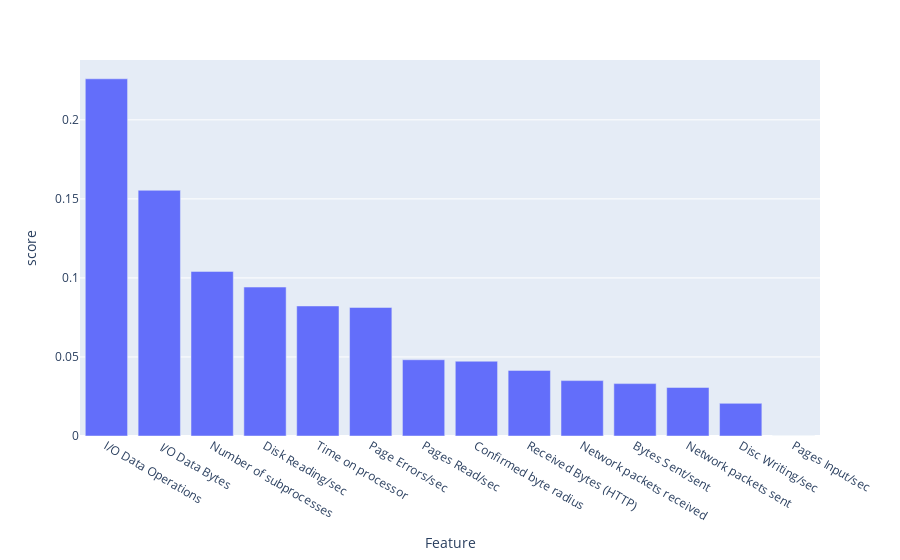

The notebook cell this image was saved under:
### Code cell
## Feature Importance of the Random Forest Model
rf_importance = rf.feature_importances_
rf_importance = pd.DataFrame(rf_importance, columns = ["score"]).reset_index()
rf_importance["Feature"] = list(X.columns)
rf_importance.drop(columns = ["index"], inplace = True)
rf_importance.sort_values(by = "score", ascending = False, ignore_index = True, inplace = True)



## Visualizing the feature importances
fig = px.bar(rf_importance, x = "Feature", y = "score")
fig.show()
rfsmote_pred = rf

### Figure 1 — Plotly figure (JSON) as saved in the notebook; plotly's stock layout.template omitted (floating-point values rounded to 4 significant figures)
{"data": [{"alignmentgroup": "True", "hovertemplate": "Feature=%{x}<br>score=%{y}<extra></extra>", "legendgroup": "", "marker": {"color": "#636efa", "pattern": {"shape": ""}}, "name": "", "offsetgroup": "", "orientation": "v", "showlegend": false, "textposition": "auto", "type": "bar", "x": ["I/O Data Operations", " I/O Data Bytes", "Number of subprocesses", "Disk Reading/sec", "Time on processor", "Page Errors/sec", "Pages Read/sec", "Confirmed byte radius", "Received Bytes (HTTP)", "Network packets received", "Bytes Sent/sent", "Network packets sent", "Disc Writing/sec", "Pages Input/sec"], "xaxis": "x", "y": [0.226, 0.1554, 0.1041, 0.09421, 0.08226, 0.08132, 0.04823, 0.0473, 0.0415, 0.03505, 0.03314, 0.03072, 0.02066, 7.441e-05], "yaxis": "y"}], "layout": {"barmode": "relative", "legend": {"tracegroupgap": 0}, "margin": {"t": 60}, "xaxis": {"anchor": "y", "domain": [0, 1], "title": {"text": "Feature"}}, "yaxis": {"anchor": "x", "domain": [0, 1], "title": {"text": "score"}}}}
